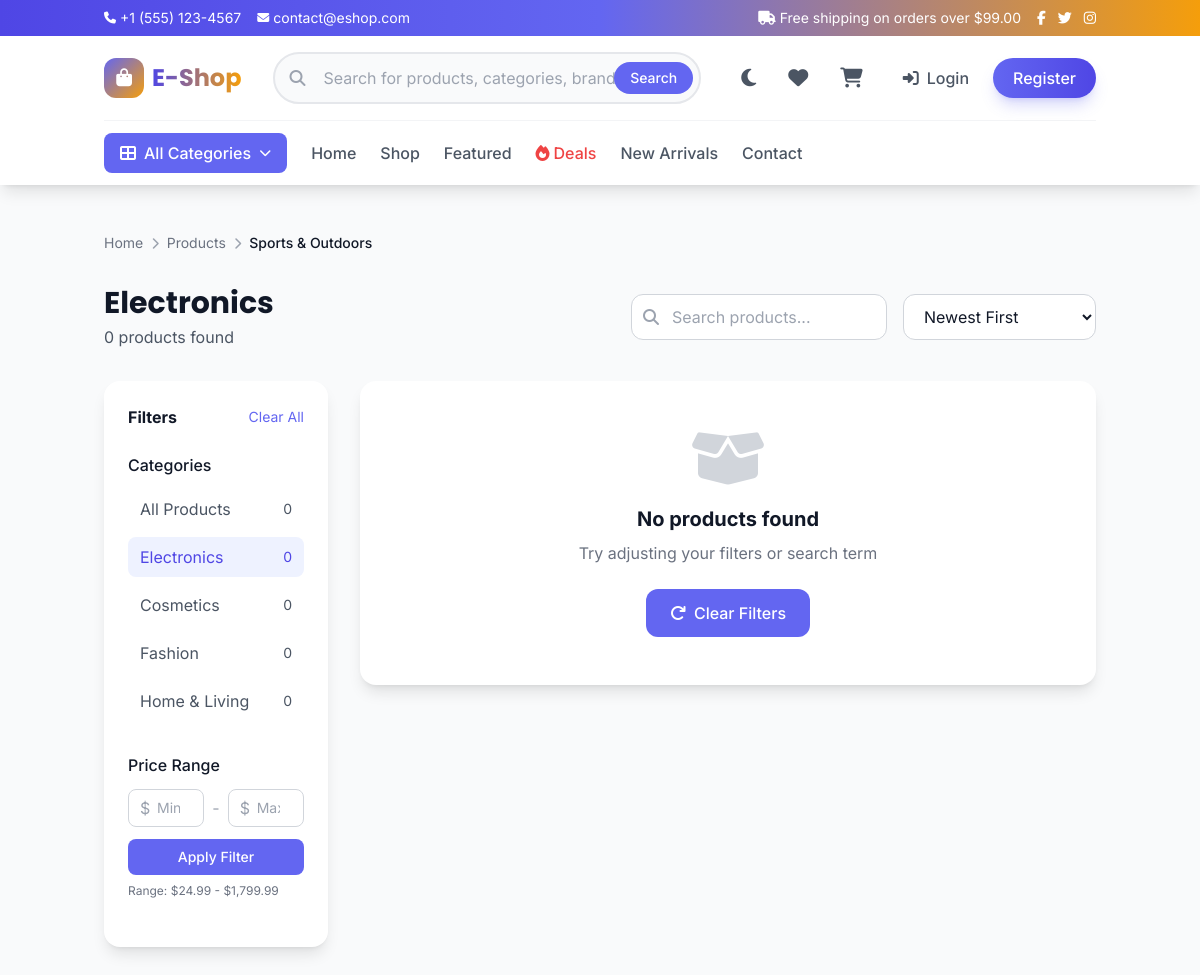
The page /products.php?category=electronics on the database its author committed.
### tables this page shows
CREATE TABLE settings (
    id INT PRIMARY KEY AUTO_INCREMENT,
    setting_key VARCHAR(100) UNIQUE NOT NULL,
    setting_value TEXT DEFAULT NULL,
    setting_type VARCHAR(50) DEFAULT 'text',
    created_at TIMESTAMP DEFAULT CURRENT_TIMESTAMP,
    updated_at TIMESTAMP DEFAULT CURRENT_TIMESTAMP ON UPDATE CURRENT_TIMESTAMP,
    INDEX idx_key (setting_key)
);

CREATE TABLE categories (
    id INT PRIMARY KEY AUTO_INCREMENT,
    name VARCHAR(100) NOT NULL,
    slug VARCHAR(150) UNIQUE NOT NULL,
    description TEXT DEFAULT NULL,
    parent_id INT DEFAULT 0,
    image VARCHAR(255) DEFAULT NULL,
    icon VARCHAR(100) DEFAULT NULL,
    sort_order INT DEFAULT 0,
    status ENUM('active', 'inactive') DEFAULT 'active',
    created_at TIMESTAMP DEFAULT CURRENT_TIMESTAMP,
    updated_at TIMESTAMP DEFAULT CURRENT_TIMESTAMP ON UPDATE CURRENT_TIMESTAMP,
    INDEX idx_slug (slug),
    INDEX idx_parent (parent_id),
    INDEX idx_status (status)
);

### products.php (the view, shortened to what the rows shown need)
<?php
require_once 'includes/functions.php';
$categorySlug = sanitize($_GET['category'] ?? '');
$search = sanitize($_GET['search'] ?? '');
$where = "WHERE p.status = 'active'";
$params = [];
$category = null;
if ($categorySlug) {
    $category = db()->fetch("SELECT * FROM categories WHERE slug = ?", [$categorySlug]);
    if ($category) {
        $where .= " AND p.category_id = ?";
        $params[] = $category['id'];
    }
}
$totalProducts = db()->fetch("SELECT COUNT(*) as count FROM products p $where", $params)['count'];
$categories = db()->fetchAll("
    SELECT c.*, COUNT(p.id) as product_count
    FROM categories c
    LEFT JOIN products p ON c.id = p.category_id AND p.status = 'active'
    WHERE c.status = 'active'
    GROUP BY c.id
    ORDER BY c.name ASC
");
$pageTitle = $category ? $category['name'] : ($search ? "Search: $search" : 'All Products');
include 'includes/header.php';
?>
<main class="py-12 bg-gray-50 dark:bg-gray-900 min-h-screen">
    <div class="container mx-auto px-4">
        <nav class="mb-8">
            <ol class="flex items-center gap-2 text-sm">
                <li><a href="<?php echo SITE_URL; ?>" class="text-gray-500 hover:text-primary-500 transition">Home</a></li>
                <li class="text-gray-400"><i class="fas fa-chevron-right text-xs"></i></li>
                <?php if ($category): ?>
                <li><a href="<?php echo SITE_URL; ?>/products.php" class="text-gray-500 hover:text-primary-500 transition">Products</a></li>
                <li class="text-gray-400"><i class="fas fa-chevron-right text-xs"></i></li>
                <li class="text-gray-900 dark:text-white font-medium"><?php echo htmlspecialchars($category['name']); ?></li>
                <?php else: ?>
                <li class="text-gray-900 dark:text-white font-medium">Products</li>
                <?php endif; ?>
            </ol>
        </nav>
        <div class="flex flex-col lg:flex-row gap-6 justify-between items-start lg:items-center mb-8">
            <div>
                <h1 class="text-3xl font-display font-bold text-gray-900 dark:text-white"><?php echo $pageTitle; ?></h1>
                <p class="text-gray-600 dark:text-gray-400 mt-1"><?php echo number_format($totalProducts); ?> products found</p>
            </div>
        </div>
        <div class="grid grid-cols-1 lg:grid-cols-4 gap-8">
            <div class="lg:col-span-1">
                <div class="bg-white dark:bg-gray-800 rounded-2xl shadow-lg p-6 sticky top-28">
                    <div class="mb-6">
                        <div class="space-y-2 max-h-60 overflow-y-auto">
                            <?php foreach ($categories as $cat): ?>
                            <a href="<?php echo SITE_URL; ?>/products.php?category=<?php echo $cat['slug']; ?><?php echo $search ? '&search=' . urlencode($search) : ''; ?>"
                               class="flex items-center justify-between py-2 px-3 rounded-lg <?php echo $categorySlug === $cat['slug'] ? 'bg-primary-50 dark:bg-primary-900/20 text-primary-600' : 'text-gray-600 dark:text-gray-300 hover:bg-gray-100 dark:hover:bg-gray-700'; ?> transition">
                                <span><?php echo htmlspecialchars($cat['name']); ?></span>
                                <span class="text-sm"><?php echo $cat['product_count']; ?></span>
                            </a>
                            <?php endforeach; ?>
                        </div>
                    </div>
                </div>
            </div>
        </div>
    </div>
</main>
<?php include 'includes/footer.php'; ?>

### includes/header.php (shortened to what the rows shown need)
<?php
require_once __DIR__ . '/functions.php';
$categories = getCategoryWithChildren();
?>
<!DOCTYPE html>
<html lang="en" class="scroll-smooth">
<head>
    <script src="https://cdn.tailwindcss.com"></script>
    <link rel="stylesheet" href="https://cdnjs.cloudflare.com/ajax/libs/font-awesome/6.5.1/css/all.min.css">
    <link rel="stylesheet" href="https://cdn.jsdelivr.net/npm/swiper@11/swiper-bundle.min.css">
    <link rel="stylesheet" href="<?php echo SITE_URL; ?>/assets/css/style.css">
</head>
<body class="bg-gray-50 dark:bg-gray-900 transition-colors duration-300">
    <div class="bg-gradient-to-r from-primary-600 via-primary-500 to-secondary-500 text-white text-sm py-2">
        <div class="container mx-auto px-4">
            <div class="flex items-center justify-between">
                <div class="flex items-center gap-4">
                    <a href="tel:<?php echo getSetting('site_phone'); ?>" class="flex items-center gap-1 hover:text-primary-100 transition">
                        <i class="fas fa-phone text-xs"></i>
                        <span class="hidden sm:inline"><?php echo getSetting('site_phone', '+1 (555) 123-4567'); ?></span>
                    </a>
                    <a href="mailto:<?php echo getSetting('site_email'); ?>" class="flex items-center gap-1 hover:text-primary-100 transition">
                        <i class="fas fa-envelope text-xs"></i>
                        <span class="hidden sm:inline"><?php echo getSetting('site_email', 'contact@eshop.com'); ?></span>
                    </a>
                </div>
                <div class="flex items-center gap-4">
                    <span class="hidden md:flex items-center gap-1">
                        <i class="fas fa-truck"></i>
                        Free shipping on orders over $<?php echo getSetting('free_shipping_min', '99'); ?>
                    </span>
                    <div class="flex items-center gap-3">
                        <a href="<?php echo getSetting('facebook_url', '#'); ?>" class="hover:text-primary-100 transition"><i class="fab fa-facebook-f"></i></a>
                        <a href="<?php echo getSetting('twitter_url', '#'); ?>" class="hover:text-primary-100 transition"><i class="fab fa-twitter"></i></a>
                        <a href="<?php echo getSetting('instagram_url', '#'); ?>" class="hover:text-primary-100 transition"><i class="fab fa-instagram"></i></a>
                    </div>
                </div>
            </div>
        </div>
    </div>
    <main id="mainContent">

### rows shown on the page
settings: setting_value "+1 (555) 123-4567"
settings: setting_value "contact@eshop.com"
settings: setting_value "99.00"
categories: name "Sports & Outdoors"
categories: name "Electronics"
categories: name "Cosmetics", product_count "0"
categories: name "Fashion", product_count "0"
categories: name "Home & Living", product_count "0"

### other values the page prints
$totalProducts "0"
$cat['name'] "Electronics"
$cat['product_count'] "0"
formatPrice($priceRange['min_price']) "$24.99"
formatPrice($priceRange['max_price']) "$1,799.99"
